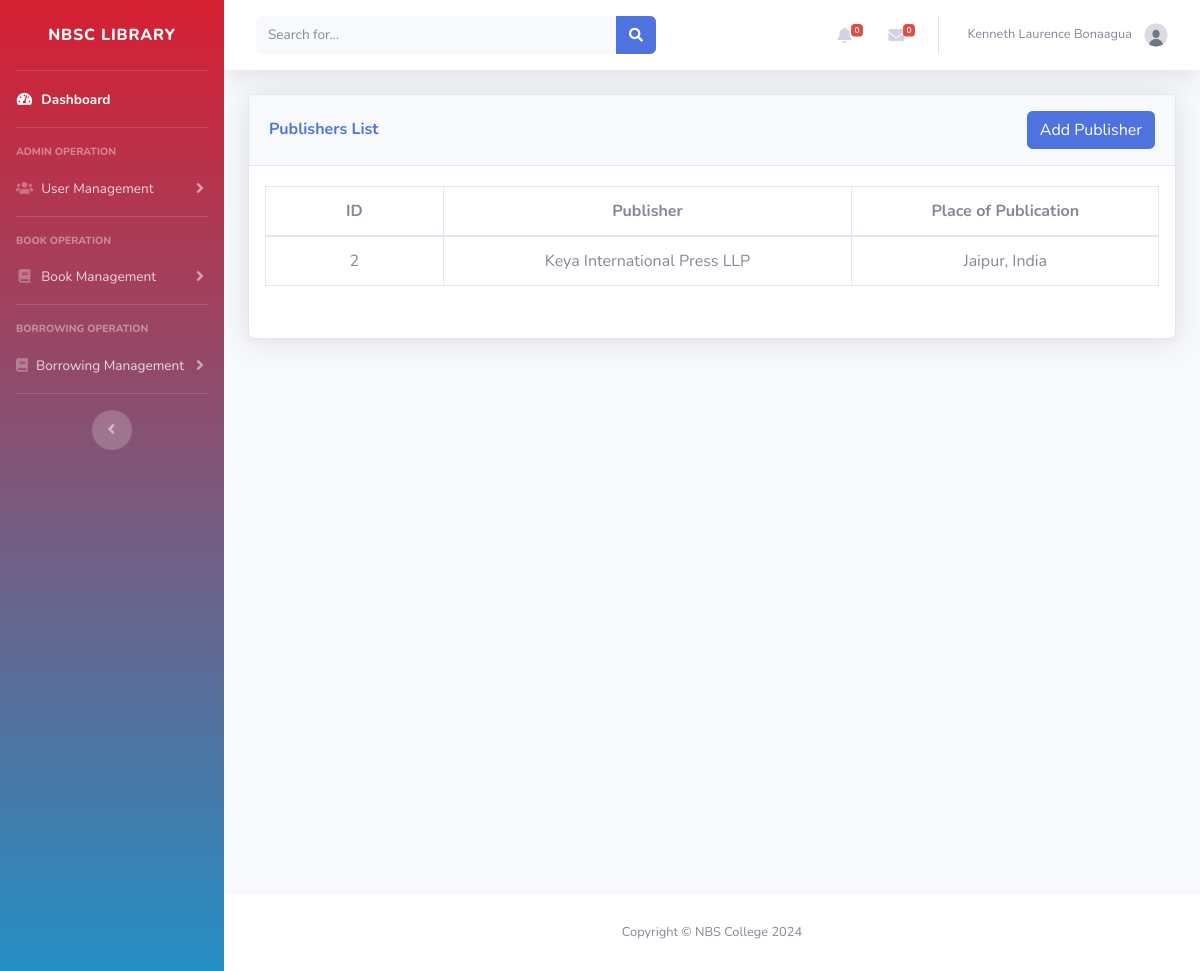
The page /Admin/publisher_list.php (signed in) on the database as committed earlier.
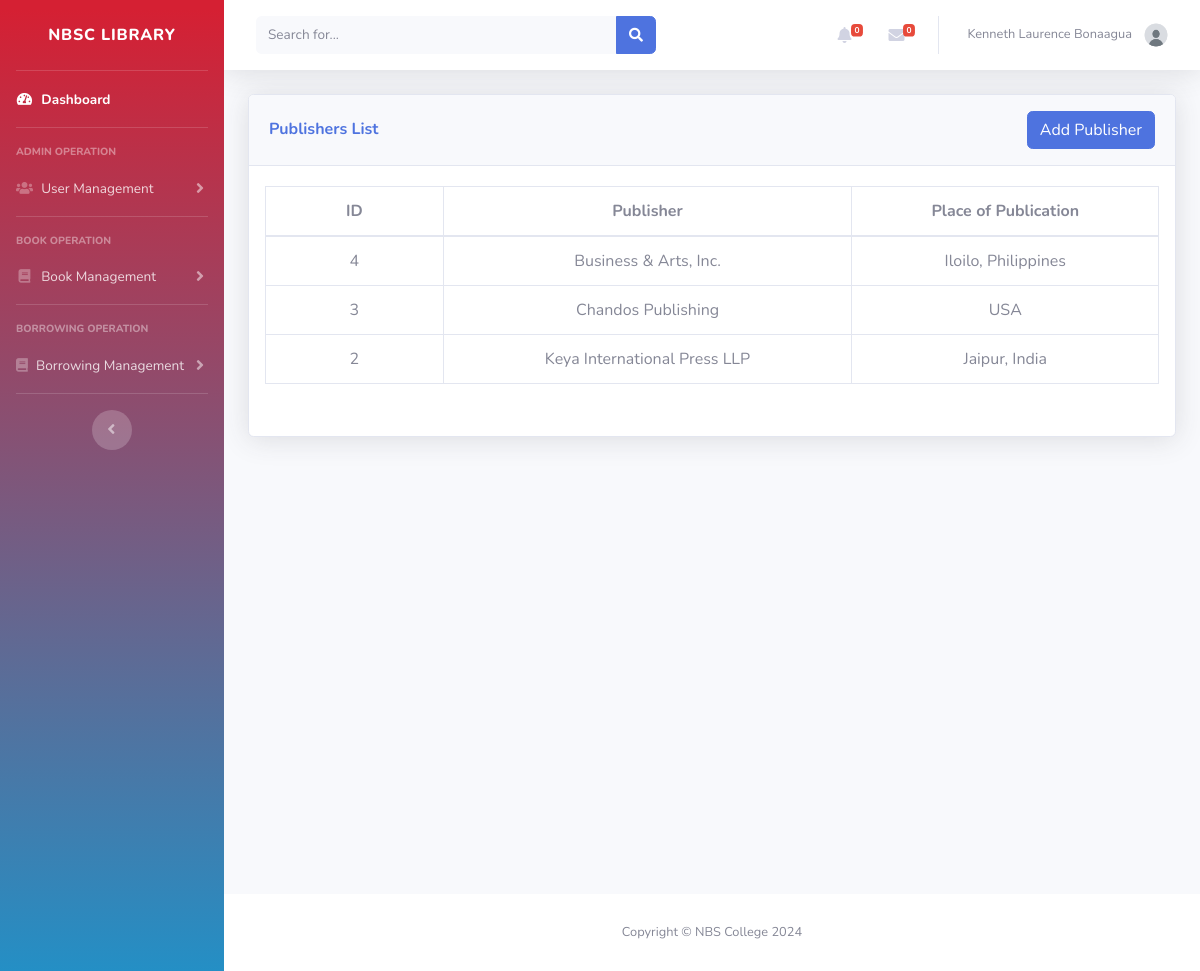
The same page on the database as committed later.
### tables this page shows
CREATE TABLE `publishers` (
  `id` int(11) NOT NULL,
  `publisher` varchar(100) NOT NULL,
  `place` varchar(100) NOT NULL
);

### Admin/publisher_list.php (the view, shortened to what this page needs)
<?php
include '../admin/inc/header.php';
include '../db.php';
$sql = "SELECT id, publisher, place FROM publishers";
$sql .= " ORDER BY id DESC";
$result = $conn->query($sql);
?>
<div id="content" class="d-flex flex-column min-vh-100">
    <div class="container-fluid">
        <div class="card shadow mb-4">
            <div class="card-header py-3 d-flex flex-wrap align-items-center justify-content-between">
                <h6 class="m-0 font-weight-bold text-primary">Publishers List</h6>
                <button class="btn btn-primary" data-toggle="modal" data-target="#addPublisherModal">Add Publisher</button>
            </div>
            <div class="card-body px-0">
                <div class="table-responsive px-3">
                    <table class="table table-bordered" id="dataTable" width="100%" cellspacing="0">
                        <thead>
                            <tr>
                                <th class="text-center">ID</th>
                                <th class="text-center">Publisher</th>
                                <th class="text-center">Place of Publication</th>
                            </tr>
                        </thead>
                        <tbody>
                            <?php
                            if ($result->num_rows > 0) {
                                while ($row = $result->fetch_assoc()) {
                                    echo "<tr>
                                            <td style='text-align: center;'>" . $row['id'] . "</td>
                                            <td style='text-align: center;'>" . $row['publisher'] . "</td>
                                            <td style='text-align: center;'>" . $row['place'] . "</td>
                                          </tr>";
                                }
                            }
                            ?>
                        </tbody>
                    </table>
                </div>
            </div>
        </div>
    </div>
</div>
<?php include '../Admin/inc/footer.php' ?>

Rows that differ between the two databases and show on the page:
added publishers: id "4", publisher "Business & Arts, Inc.", place "Iloilo, Philippines"
added publishers: id "3", publisher "Chandos Publishing", place "USA"
